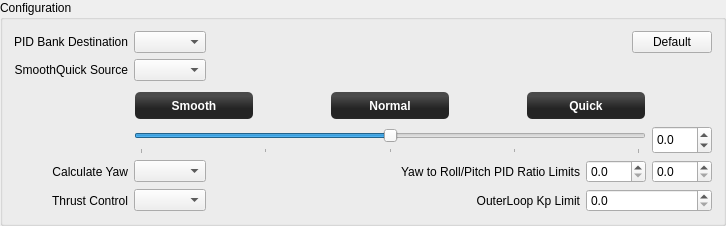
            <widget class="QGroupBox" name="configurationGroupBox">
             <property name="enabled">
              <bool>true</bool>
             </property>
             <property name="sizePolicy">
              <sizepolicy hsizetype="Expanding" vsizetype="MinimumExpanding">
               <horstretch>0</horstretch>
               <verstretch>0</verstretch>
              </sizepolicy>
             </property>
             <property name="maximumSize">
              <size>
               <width>16777215</width>
               <height>16777215</height>
              </size>
             </property>
             <property name="font">
              <font>
               <weight>50</weight>
               <bold>false</bold>
              </font>
             </property>
             <property name="title">
              <string>Configuration</string>
             </property>
             <layout class="QGridLayout" name="gridLayout_2">
              <item row="0" column="7">
               <widget class="QPushButton" name="systemIdentSettings_Reset">
                <property name="sizePolicy">
                 <sizepolicy hsizetype="Fixed" vsizetype="Fixed">
                  <horstretch>0</horstretch>
                  <verstretch>0</verstretch>
                 </sizepolicy>
                </property>
                <property name="minimumSize">
                 <size>
                  <width>0</width>
                  <height>0</height>
                 </size>
                </property>
                <property name="maximumSize">
                 <size>
                  <width>16777215</width>
                  <height>16777215</height>
                 </size>
                </property>
                <property name="toolTip">
                 <string>Reset AutoTune settings to default values.</string>
                </property>
                <property name="autoFillBackground">
                 <bool>false</bool>
                </property>
                <property name="styleSheet">
                 <string notr="true"/>
                </property>
                <property name="text">
                 <string>Default</string>
                </property>
                <property name="objrelation" stdset="0">
                 <stringlist notr="true">
                  <string>button:default</string>
                  <string>buttongroup:20</string>
                 </stringlist>
                </property>
               </widget>
              </item>
              <item row="8" column="0">
               <widget class="QLabel" name="CalculateYawLabel">
                <property name="minimumSize">
                 <size>
                  <width>0</width>
                  <height>0</height>
                 </size>
                </property>
                <property name="font">
                 <font>
                  <weight>50</weight>
                  <bold>false</bold>
                 </font>
                </property>
                <property name="text">
                 <string>Calculate Yaw</string>
                </property>
                <property name="alignment">
                 <set>Qt::AlignRight|Qt::AlignTrailing|Qt::AlignVCenter</set>
                </property>
               </widget>
              </item>
              <item row="4" column="1" colspan="7">
               <layout class="QGridLayout" name="gridLayout_3">
                <property name="leftMargin">
                 <number>0</number>
                </property>
                <property name="topMargin">
                 <number>4</number>
                </property>
                <item row="3" column="5">
                 <widget class="QDoubleSpinBox" name="SmoothQuickValue">
                  <property name="minimumSize">
                   <size>
                    <width>60</width>
                    <height>28</height>
                   </size>
                  </property>
                  <property name="maximumSize">
                   <size>
                    <width>60</width>
                    <height>16777215</height>
                   </size>
                  </property>
                  <property name="toolTip">
                   <string>Smooth - Normal - Quick PID response desired for PID calc based on AutoTune measurements.</string>
                  </property>
                  <property name="decimals">
                   <number>1</number>
                  </property>
                  <property name="minimum">
                   <double>-1.000000000000000</double>
                  </property>
                  <property name="maximum">
                   <double>1.000000000000000</double>
                  </property>
                  <property name="singleStep">
                   <double>0.100000000000000</double>
                  </property>
                  <property name="value">
                   <double>0.000000000000000</double>
                  </property>
                  <property name="objrelation" stdset="0">
                   <stringlist notr="true">
                    <string>objname:SystemIdentSettings</string>
                    <string>fieldname:SmoothQuickValue</string>
                    <string>scale:1</string>
                    <string>buttongroup:20</string>
                   </stringlist>
                  </property>
                 </widget>
                </item>
                <item row="0" column="0">
                 <widget class="QLabel" name="smooth_label">
                  <property name="sizePolicy">
                   <sizepolicy hsizetype="Preferred" vsizetype="Fixed">
                    <horstretch>0</horstretch>
                    <verstretch>0</verstretch>
                   </sizepolicy>
                  </property>
                  <property name="minimumSize">
                   <size>
                    <width>120</width>
                    <height>29</height>
                   </size>
                  </property>
                  <property name="maximumSize">
                   <size>
                    <width>120</width>
                    <height>16777215</height>
                   </size>
                  </property>
                  <property name="toolTip">
                   <string>Smooth PID response, preferred for photography.</string>
                  </property>
                  <property name="styleSheet">
                   <string notr="true">background-color: qlineargradient(spread:reflect, x1:0.507, y1:0, x2:0.507, y2:0.772, stop:0.208955 rgba(74, 74, 74, 255), stop:0.78607 rgba(36, 36, 36, 255));
color: rgb(255, 255, 255);
border-radius: 5;
margin:1px;
font:bold;</string>
                  </property>
                  <property name="text">
                   <string>Smooth</string>
                  </property>
                  <property name="alignment">
                   <set>Qt::AlignCenter</set>
                  </property>
                 </widget>
                </item>
                <item row="0" column="4">
                 <widget class="QLabel" name="quick_label">
                  <property name="sizePolicy">
                   <sizepolicy hsizetype="Preferred" vsizetype="Fixed">
                    <horstretch>0</horstretch>
                    <verstretch>0</verstretch>
                   </sizepolicy>
                  </property>
                  <property name="minimumSize">
                   <size>
                    <width>120</width>
                    <height>29</height>
                   </size>
                  </property>
                  <property name="maximumSize">
                   <size>
                    <width>120</width>
                    <height>16777215</height>
                   </size>
                  </property>
                  <property name="toolTip">
                   <string>Quick PID response, preferred for racing.</string>
                  </property>
                  <property name="styleSheet">
                   <string notr="true">background-color: qlineargradient(spread:reflect, x1:0.507, y1:0, x2:0.507, y2:0.772, stop:0.208955 rgba(74, 74, 74, 255), stop:0.78607 rgba(36, 36, 36, 255));
color: rgb(255, 255, 255);
border-radius: 5;
margin:1px;
font:bold;</string>
                  </property>
                  <property name="text">
                   <string>Quick</string>
                  </property>
                  <property name="alignment">
                   <set>Qt::AlignCenter</set>
                  </property>
                 </widget>
                </item>
                <item row="3" column="0" colspan="5">
                 <widget class="QSlider" name="SmoothQuickValueSlider">
                  <property name="minimumSize">
                   <size>
                    <width>0</width>
                    <height>28</height>
                   </size>
                  </property>
                  <property name="toolTip">
                   <string>Smooth - Normal - Quick PID response desired for PID calc based on AutoTune measurements.</string>
                  </property>
                  <property name="minimum">
                   <number>-10</number>
                  </property>
                  <property name="maximum">
                   <number>10</number>
                  </property>
                  <property name="singleStep">
                   <number>1</number>
                  </property>
                  <property name="pageStep">
                   <number>5</number>
                  </property>
                  <property name="value">
                   <number>0</number>
                  </property>
                  <property name="orientation">
                   <enum>Qt::Horizontal</enum>
                  </property>
                  <property name="tickPosition">
                   <enum>QSlider::TicksBelow</enum>
                  </property>
                  <property name="tickInterval">
                   <number>5</number>
                  </property>
                  <property name="objrelation" stdset="0">
                   <stringlist notr="true">
                    <string>objname:SystemIdentSettings</string>
                    <string>fieldname:SmoothQuickValue</string>
                    <string>scale:0.1</string>
                    <string>buttongroup:20</string>
                   </stringlist>
                  </property>
                 </widget>
                </item>
                <item row="0" column="2">
                 <widget class="QLabel" name="normal_label">
                  <property name="sizePolicy">
                   <sizepolicy hsizetype="Preferred" vsizetype="Fixed">
                    <horstretch>0</horstretch>
                    <verstretch>0</verstretch>
                   </sizepolicy>
                  </property>
                  <property name="minimumSize">
                   <size>
                    <width>120</width>
                    <height>29</height>
                   </size>
                  </property>
                  <property name="maximumSize">
                   <size>
                    <width>120</width>
                    <height>16777215</height>
                   </size>
                  </property>
                  <property name="toolTip">
                   <string>Normal PID response.</string>
                  </property>
                  <property name="styleSheet">
                   <string notr="true">background-color: qlineargradient(spread:reflect, x1:0.507, y1:0, x2:0.507, y2:0.772, stop:0.208955 rgba(74, 74, 74, 255), stop:0.78607 rgba(36, 36, 36, 255));
color: rgb(255, 255, 255);
border-radius: 5;
margin:1px;
font:bold;</string>
                  </property>
                  <property name="text">
                   <string>Normal</string>
                  </property>
                  <property name="alignment">
                   <set>Qt::AlignCenter</set>
                  </property>
                 </widget>
                </item>
                <item row="0" column="1">
                 <spacer name="horizontalSpacer_3">
                  <property name="orientation">
                   <enum>Qt::Horizontal</enum>
                  </property>
                  <property name="sizeHint" stdset="0">
                   <size>
                    <width>10</width>
                    <height>20</height>
                   </size>
                  </property>
                 </spacer>
                </item>
                <item row="0" column="3">
                 <spacer name="horizontalSpacer_5">
                  <property name="orientation">
                   <enum>Qt::Horizontal</enum>
                  </property>
                  <property name="sizeHint" stdset="0">
                   <size>
                    <width>10</width>
                    <height>20</height>
                   </size>
                  </property>
                 </spacer>
                </item>
               </layout>
              </item>
              <item row="8" column="1">
               <widget class="QComboBox" name="CalculateYaw">
                <property name="sizePolicy">
                 <sizepolicy hsizetype="Preferred" vsizetype="Fixed">
                  <horstretch>0</horstretch>
                  <verstretch>0</verstretch>
                 </sizepolicy>
                </property>
                <property name="maximumSize">
                 <size>
                  <width>16777215</width>
                  <height>16777215</height>
                 </size>
                </property>
                <property name="toolTip">
                 <string>Whether to calculate yaw and whether to use Yaw to Roll/Pitch PID Ratios limits.</string>
                </property>
                <property name="layoutDirection">
                 <enum>Qt::LeftToRight</enum>
                </property>
                <property name="modelColumn">
                 <number>0</number>
                </property>
                <property name="objrelation" stdset="0">
                 <stringlist notr="true">
                  <string>objname:SystemIdentSettings</string>
                  <string>fieldname:CalculateYaw</string>
                  <string>buttongroup:20</string>
                 </stringlist>
                </property>
               </widget>
              </item>
              <item row="3" column="1">
               <widget class="QComboBox" name="SmoothQuickSource">
                <property name="toolTip">
                 <string>How the SmoothQuick slider is controlled, using Accessory or FMS 3x toggle method with 3, 5, 7 positions. Allow testing smooth/quick PID sets after a AutoTune flight.</string>
                </property>
                <property name="objrelation" stdset="0">
                 <stringlist notr="true">
                  <string>objname:SystemIdentSettings</string>
                  <string>fieldname:SmoothQuickSource</string>
                  <string>buttongroup:20</string>
                 </stringlist>
                </property>
               </widget>
              </item>
              <item row="3" column="0">
               <widget class="QLabel" name="SmoothQuickSource_label">
                <property name="sizePolicy">
                 <sizepolicy hsizetype="Preferred" vsizetype="Preferred">
                  <horstretch>0</horstretch>
                  <verstretch>0</verstretch>
                 </sizepolicy>
                </property>
                <property name="minimumSize">
                 <size>
                  <width>0</width>
                  <height>0</height>
                 </size>
                </property>
                <property name="text">
                 <string>SmoothQuick Source</string>
                </property>
                <property name="alignment">
                 <set>Qt::AlignRight|Qt::AlignTrailing|Qt::AlignVCenter</set>
                </property>
               </widget>
              </item>
              <item row="0" column="0">
               <widget class="QLabel" name="pidBankDestination_label">
                <property name="minimumSize">
                 <size>
                  <width>0</width>
                  <height>0</height>
                 </size>
                </property>
                <property name="text">
                 <string>PID Bank Destination</string>
                </property>
                <property name="alignment">
                 <set>Qt::AlignRight|Qt::AlignTrailing|Qt::AlignVCenter</set>
                </property>
               </widget>
              </item>
              <item row="0" column="1">
               <widget class="QComboBox" name="DestinationPidBank">
                <property name="toolTip">
                 <string>Which bank the calculated PIDs will be stored in after tuning.</string>
                </property>
                <property name="objrelation" stdset="0">
                 <stringlist notr="true">
                  <string>objname:SystemIdentSettings</string>
                  <string>fieldname:DestinationPidBank</string>
                  <string>buttongroup:20</string>
                 </stringlist>
                </property>
               </widget>
              </item>
              <item row="10" column="0">
               <widget class="QLabel" name="ThrustControl_label">
                <property name="text">
                 <string>Thrust Control</string>
                </property>
                <property name="alignment">
                 <set>Qt::AlignRight|Qt::AlignTrailing|Qt::AlignVCenter</set>
                </property>
               </widget>
              </item>
              <item row="10" column="1">
               <widget class="QComboBox" name="ThrustControl">
                <property name="toolTip">
                 <string>Manual is direct control, AltitudeVario helps to maintain altitude.</string>
                </property>
                <property name="objrelation" stdset="0">
                 <stringlist notr="true">
                  <string>objname:SystemIdentSettings</string>
                  <string>fieldname:ThrustControl</string>
                  <string>buttongroup:20</string>
                 </stringlist>
                </property>
               </widget>
              </item>
              <item row="10" column="5">
               <widget class="QLabel" name="outerloopKpLimit_label">
                <property name="text">
                 <string>OuterLoop Kp Limit</string>
                </property>
                <property name="alignment">
                 <set>Qt::AlignRight|Qt::AlignTrailing|Qt::AlignVCenter</set>
                </property>
               </widget>
              </item>
              <item row="8" column="4" colspan="2">
               <widget class="QLabel" name="calculateYaw_label">
                <property name="minimumSize">
                 <size>
                  <width>0</width>
                  <height>0</height>
                 </size>
                </property>
                <property name="text">
                 <string>Yaw to Roll/Pitch PID Ratio Limits</string>
                </property>
                <property name="alignment">
                 <set>Qt::AlignRight|Qt::AlignTrailing|Qt::AlignVCenter</set>
                </property>
               </widget>
              </item>
              <item row="8" column="3">
               <spacer name="horizontalSpacer_4">
                <property name="orientation">
                 <enum>Qt::Horizontal</enum>
                </property>
                <property name="sizeType">
                 <enum>QSizePolicy::MinimumExpanding</enum>
                </property>
                <property name="sizeHint" stdset="0">
                 <size>
                  <width>10</width>
                  <height>20</height>
                 </size>
                </property>
               </spacer>
              </item>
              <item row="8" column="6" colspan="2">
               <layout class="QHBoxLayout" name="horizontalLayout">
                <item>
                 <widget class="QDoubleSpinBox" name="YawToRollPitchPIDRatioMin">
                  <property name="minimumSize">
                   <size>
                    <width>60</width>
                    <height>0</height>
                   </size>
                  </property>
                  <property name="maximumSize">
                   <size>
                    <width>60</width>
                    <height>16777215</height>
                   </size>
                  </property>
                  <property name="toolTip">
                   <string>Minimum Yaw to Pitch/Roll ratio limit.</string>
                  </property>
                  <property name="decimals">
                   <number>1</number>
                  </property>
                  <property name="maximum">
                   <double>10.000000000000000</double>
                  </property>
                  <property name="singleStep">
                   <double>0.100000000000000</double>
                  </property>
                  <property name="objrelation" stdset="0">
                   <stringlist notr="true">
                    <string>objname:SystemIdentSettings</string>
                    <string>fieldname:YawToRollPitchPIDRatioMin</string>
                    <string>buttongroup:20</string>
                   </stringlist>
                  </property>
                 </widget>
                </item>
                <item>
                 <widget class="QDoubleSpinBox" name="YawToRollPitchPIDRatioMax">
                  <property name="minimumSize">
                   <size>
                    <width>60</width>
                    <height>0</height>
                   </size>
                  </property>
                  <property name="maximumSize">
                   <size>
                    <width>60</width>
                    <height>16777215</height>
                   </size>
                  </property>
                  <property name="toolTip">
                   <string>Maximum Yaw to Pitch/Roll ratio limit.</string>
                  </property>
                  <property name="decimals">
                   <number>1</number>
                  </property>
                  <property name="maximum">
                   <double>10.000000000000000</double>
                  </property>
                  <property name="singleStep">
                   <double>0.100000000000000</double>
                  </property>
                  <property name="objrelation" stdset="0">
                   <stringlist notr="true">
                    <string>objname:SystemIdentSettings</string>
                    <string>fieldname:YawToRollPitchPIDRatioMax</string>
                    <string>buttongroup:20</string>
                   </stringlist>
                  </property>
                 </widget>
                </item>
               </layout>
              </item>
              <item row="10" column="6" colspan="2">
               <widget class="QDoubleSpinBox" name="OuterLoopKpSoftClamp">
                <property name="sizePolicy">
                 <sizepolicy hsizetype="Preferred" vsizetype="Fixed">
                  <horstretch>0</horstretch>
                  <verstretch>0</verstretch>
                 </sizepolicy>
                </property>
                <property name="toolTip">
                 <string>Set a limiting upper value for the OuterLoop Kp.</string>
                </property>
                <property name="decimals">
                 <number>1</number>
                </property>
                <property name="objrelation" stdset="0">
                 <stringlist notr="true">
                  <string>objname:SystemIdentSettings</string>
                  <string>fieldname:OuterLoopKpSoftClamp</string>
                  <string>buttongroup:20</string>
                 </stringlist>
                </property>
               </widget>
              </item>
             </layout>
            </widget>
